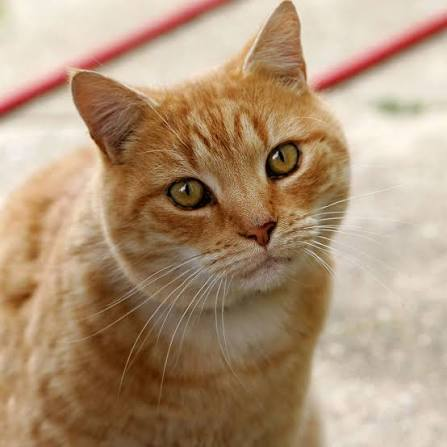
#> input picture week1/dataset/quiz1_1.jpg, 447 x 447 px; its folder holds only this picture in this run
$ jupyter execute --allow-errors main.ipynb
#> lines starting #> are read from the running program, lines starting #| are printed output that depends on the picture
### week1/other_code/quiz1.py
import numpy as np

def grayscale_mean(image):
    height, width = image.shape[:2]
    gray_image = np.zeros((height, width), dtype=np.uint8)

    for row in range(height):
        for col in range(width):
            b, g, r = map(int, image[row, col])
            gray_image[row, col] = (r + g + b) // 3

    return gray_image

### week1/main.ipynb
# quiz 1 基礎

[cell 1]
import cv2
import matplotlib.pyplot as plt
import numpy as np
from pathlib import Path

[cell 2]
filename = "quiz1_1"
image_path = f"./dataset/{filename}.jpg"
output_path = f"./result/quiz1_1/{filename}.jpg"

image = cv2.imread(image_path)
#> image is the input picture: shape (447, 447, 3); mean B, G, R 120.9, 148.8, 176

if image is None:
    raise FileNotFoundError("讀取圖片失敗")

gray = cv2.cvtColor(image, cv2.COLOR_BGR2GRAY)
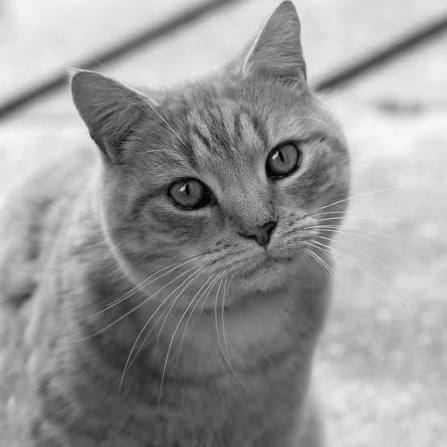
#> gray: shape (447, 447); min 0, max 248, mean 153.8

plt.figure(figsize=(10, 5))
plt.subplot(1, 2, 1)
plt.imshow(cv2.cvtColor(image, cv2.COLOR_BGR2RGB))
plt.title("original")
plt.axis("off")

plt.subplot(1, 2, 2)
plt.imshow(gray, cmap="gray", vmin=0, vmax=255)
plt.title("grayscale")
plt.axis("off")

plt.tight_layout()
plt.savefig(output_path)
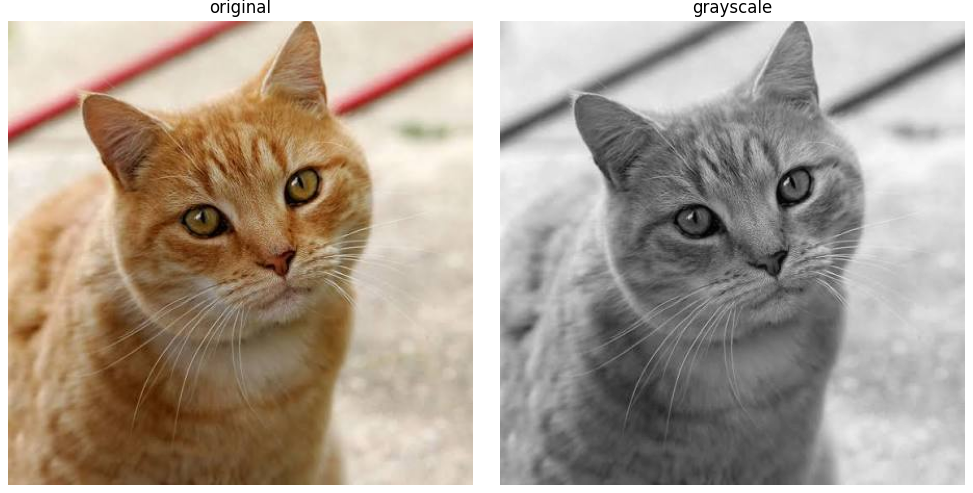
#> figure drawn by matplotlib, 2 panels
plt.show()

# quiz 1 進階

[cell 3]
from other_code.quiz1 import grayscale_mean

filename = "quiz1_1"
image_path = f"./dataset/{filename}.jpg"
output_path = f"./result/quiz1_2/{filename}.jpg"

image = cv2.imread(image_path)
if image is None:
    raise FileNotFoundError("讀取圖片失敗")

gray_cv2 = cv2.cvtColor(image, cv2.COLOR_BGR2GRAY)
gray_numpy = grayscale_mean(image)

plt.figure(figsize=(10, 5))
plt.subplot(1, 2, 1)
plt.imshow(gray_cv2, cmap="gray", vmin=0, vmax=255)
plt.title("OpenCV")
plt.axis("off")

plt.subplot(1, 2, 2)
plt.imshow(gray_numpy, cmap="gray", vmin=0, vmax=255)
plt.title("numpy")
plt.axis("off")

plt.tight_layout()
plt.savefig(output_path)
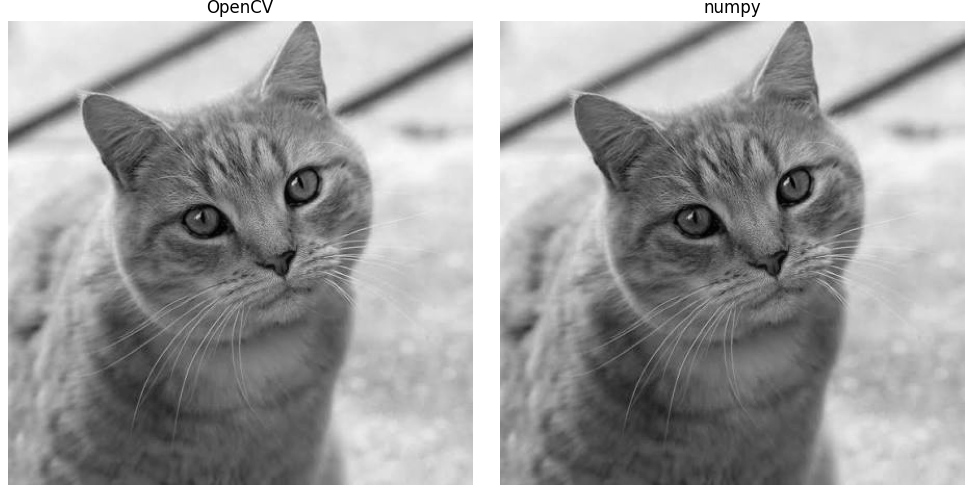
#> figure drawn by matplotlib, 2 panels
plt.show()

執行N次 執行時間取平均

[cell 4]
from time import perf_counter

[cell 5]
N = 10

filename = "quiz1_1"
image_path = f"./dataset/{filename}.jpg"

image = cv2.imread(image_path)
if image is None:
    raise FileNotFoundError("讀取圖片失敗")

# OpenCV
start = perf_counter()
for n in range(N):
    cv2.cvtColor(image, cv2.COLOR_BGR2GRAY)
opencv_avg = (perf_counter() - start) / N

# numpy
start = perf_counter()
for n in range(N):
    grayscale_mean(image)
numpy_avg = (perf_counter() - start) / N

print(f"重複次數：{N}")
print(f"OpenCV 平均耗時：{opencv_avg * 1000:.3f} ms")
print(f"自行實作(numpy)平均耗時：{numpy_avg * 1000:.3f} ms")
print(f"平均時間差(自行實作 − OpenCV)：{(numpy_avg - opencv_avg) * 1000:.3f} ms")
